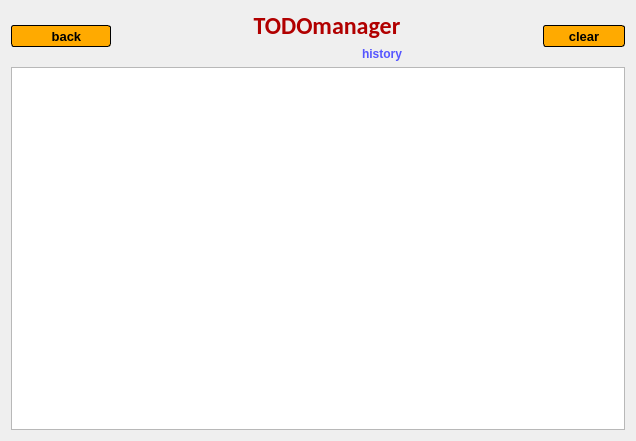
<?xml version="1.0" encoding="UTF-8"?>
<ui version="4.0">
 <class>DlgHistory</class>
 <widget class="QDialog" name="DlgHistory">
  <property name="windowModality">
   <enum>Qt::ApplicationModal</enum>
  </property>
  <property name="geometry">
   <rect>
    <x>0</x>
    <y>0</y>
    <width>636</width>
    <height>441</height>
   </rect>
  </property>
  <property name="windowTitle">
   <string>Task History</string>
  </property>
  <property name="locale">
   <locale language="English" country="UnitedStates"/>
  </property>
  <layout class="QVBoxLayout" name="verticalLayout">
   <item>
    <layout class="QHBoxLayout" name="horizontalLayout">
     <item>
      <layout class="QGridLayout" name="gridLayout_2">
       <property name="sizeConstraint">
        <enum>QLayout::SetMinimumSize</enum>
       </property>
       <item row="0" column="0">
        <widget class="QPushButton" name="pbBack">
         <property name="minimumSize">
          <size>
           <width>100</width>
           <height>0</height>
          </size>
         </property>
         <property name="maximumSize">
          <size>
           <width>100</width>
           <height>16777215</height>
          </size>
         </property>
         <property name="font">
          <font>
           <pointsize>10</pointsize>
           <weight>75</weight>
           <bold>true</bold>
          </font>
         </property>
         <property name="styleSheet">
          <string notr="true">QPushButton {
border:1px solid #000;
background-color: rgb(255, 170, 0);
border-radius:3;
height:20px;
font-weight:bold;
width:30px;
}
QPushButton:pressed {
background-color: rgb(240, 150, 0);
}</string>
         </property>
         <property name="text">
          <string>   back</string>
         </property>
         <property name="icon">
          <iconset>
           <normalon>back.png</normalon>
          </iconset>
         </property>
        </widget>
       </item>
      </layout>
     </item>
     <item>
      <spacer name="horizontalSpacer_2">
       <property name="orientation">
        <enum>Qt::Horizontal</enum>
       </property>
       <property name="sizeHint" stdset="0">
        <size>
         <width>40</width>
         <height>20</height>
        </size>
       </property>
      </spacer>
     </item>
     <item>
      <layout class="QVBoxLayout" name="verticalLayout_2">
       <item>
        <widget class="QLabel" name="lbTitle">
         <property name="minimumSize">
          <size>
           <width>250</width>
           <height>0</height>
          </size>
         </property>
         <property name="font">
          <font>
           <family>Calibri</family>
           <pointsize>18</pointsize>
           <weight>75</weight>
           <bold>true</bold>
          </font>
         </property>
         <property name="styleSheet">
          <string notr="true">color: rgb(177, 0, 0);</string>
         </property>
         <property name="text">
          <string>TODOmanager</string>
         </property>
         <property name="alignment">
          <set>Qt::AlignCenter</set>
         </property>
        </widget>
       </item>
       <item>
        <widget class="QLabel" name="label">
         <property name="minimumSize">
          <size>
           <width>200</width>
           <height>0</height>
          </size>
         </property>
         <property name="maximumSize">
          <size>
           <width>100</width>
           <height>16777215</height>
          </size>
         </property>
         <property name="styleSheet">
          <string notr="true">font: italic 12pt &quot;Calibri&quot;;
color: rgb(85, 85, 255);
font-weight:bold;</string>
         </property>
         <property name="text">
          <string>history</string>
         </property>
         <property name="alignment">
          <set>Qt::AlignRight|Qt::AlignTop|Qt::AlignTrailing</set>
         </property>
        </widget>
       </item>
      </layout>
     </item>
     <item>
      <spacer name="horizontalSpacer">
       <property name="orientation">
        <enum>Qt::Horizontal</enum>
       </property>
       <property name="sizeHint" stdset="0">
        <size>
         <width>40</width>
         <height>20</height>
        </size>
       </property>
      </spacer>
     </item>
     <item>
      <layout class="QVBoxLayout" name="verticalLayout_3">
       <item>
        <widget class="QPushButton" name="pbClear">
         <property name="sizePolicy">
          <sizepolicy hsizetype="Fixed" vsizetype="Fixed">
           <horstretch>0</horstretch>
           <verstretch>0</verstretch>
          </sizepolicy>
         </property>
         <property name="font">
          <font>
           <pointsize>10</pointsize>
           <weight>75</weight>
           <bold>true</bold>
          </font>
         </property>
         <property name="styleSheet">
          <string notr="true">QPushButton {
border:1px solid #000;
background-color: rgb(255, 170, 0);
border-radius:3;
height:20px;
font-weight:bold;
width:80px;
}
QPushButton:pressed {
background-color: rgb(240, 150, 0);
}</string>
         </property>
         <property name="text">
          <string>clear</string>
         </property>
         <property name="autoDefault">
          <bool>false</bool>
         </property>
         <property name="default">
          <bool>false</bool>
         </property>
         <property name="flat">
          <bool>false</bool>
         </property>
        </widget>
       </item>
      </layout>
     </item>
    </layout>
   </item>
   <item>
    <widget class="QTableWidget" name="twTaskTable"/>
   </item>
  </layout>
 </widget>
 <resources/>
 <connections/>
</ui>
